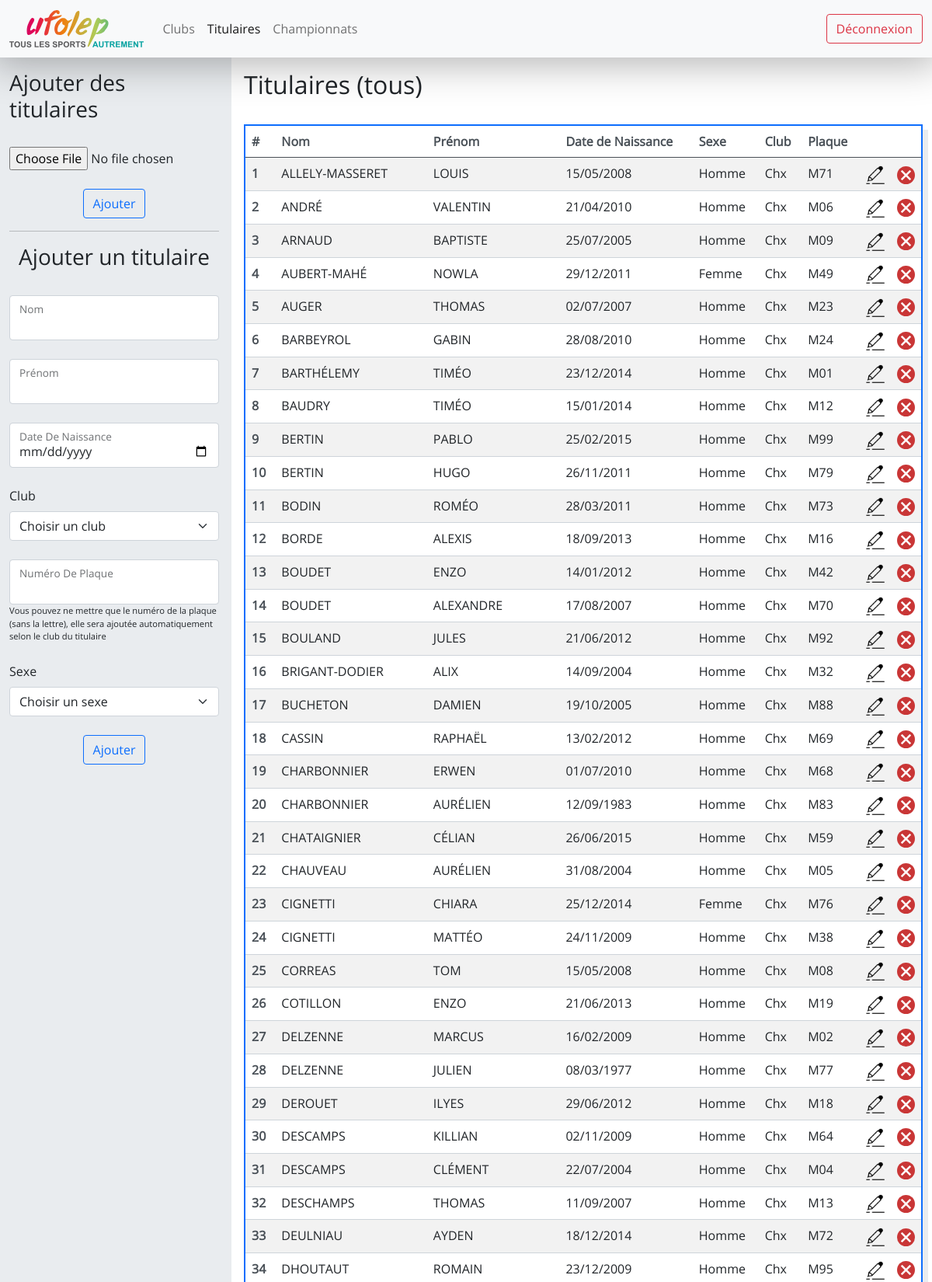
/titulaires/ (signed in, upper part), run on the app's committed database.
### website/models.py (models this page shows)
class Titulaire(db.Model) :
    __tablename__ = "titulaire"
    id = db.Column(db.Integer, primary_key=True)
    nom = db.Column(db.String(100), nullable=False)
    prenom = db.Column(db.String(100), nullable=False)
    date_naissance = db.Column(db.Date, nullable=False)
    numero_plaque = db.Column(db.String(2), nullable=False)
    club_id = db.Column(db.Integer, db.ForeignKey('club.id'), nullable=False)
    sexe_id = db.Column(db.Integer, db.ForeignKey('sexe.id'), nullable=False)
    manches = db.relationship('Participant_manche', cascade="all, delete-orphan",backref='titulaire_manche', lazy=True)
    races = db.relationship('Participant_race',cascade="all, delete-orphan",backref='titulaire_race', lazy=True)

class Sexe(db.Model) :
    __tablename__ = "sexe"
    id = db.Column(db.Integer, primary_key=True)
    denomination = db.Column(db.String(20), unique=True, nullable=False)
    titulaires = db.relationship('Titulaire', backref='sexe', lazy=True)

### website/views.py (the view)
@views.route("/titulaires/")
@login_required
def titulaires() :
    titulaires = get_titulaires_dict(Titulaire.query.all())
    clubs = Club.query.all()
    sexes = Sexe.query.all()
    return render_template("titulaires.html", title="tous", titulaires=titulaires, clubs=clubs, sexes=sexes)

### app.py (called while the page is built)
@app.teardown_appcontext
def shutdown_session(exception=None):
    db.session.remove()

### website/__init__.py (called while the page is built)
def create_app() :
    app = Flask(__name__)
    app.config["SECRET_KEY"] = "ti=his is a test"
    app.config['SQLALCHEMY_DATABASE_URI'] = 'sqlite:///database.db'
    app.config['SQLALCHEMY_TRACK_MODIFICATIONS'] = True
    db.init_app(app)
    login_manager = LoginManager()
    login_manager.login_view = "auth.login"
    login_manager.init_app(app)
    from .models import User
    @login_manager.user_loader
    def load_user(user_id) :
        return User.query.get(int(user_id))
    from .views import views
    from .auth import auth
    app.register_blueprint(views, url_prefix="/")
    app.register_blueprint(auth, url_prefix="/")
    db.create_all(app=app)
    return app

### website/views.py (called while the page is built)
def get_titulaires_dict(titulaires):
    to_return = []
    for titulaire in titulaires :
        club = Club.query.filter_by(id=titulaire.club_id).first()
        sexe = Sexe.query.filter_by(id=titulaire.sexe_id).first()
        to_return.append({
            "id": titulaire.id,
            "nom": titulaire.nom,
            "prenom": titulaire.prenom,
            "date_naissance": titulaire.date_naissance.strftime("%d/%m/%Y"),
            "club": club.ville[0].upper() + club.ville[1:],
            "sexe": sexe.denomination,
            "plaque": str(titulaire.numero_plaque),
        })
    return to_return

### website/templates/titulaires.html (shortened to what this page needs)
{% extends "logged.html" %}
{% block logged_css %}
<link
    href="{{ url_for('static', filename='titulaires.css') }}"
    rel="stylesheet"
>
{% endblock %}
{% block left_col %}
<form class="" method="POST" action="/add_titulaires/" enctype="multipart/form-data">
    <div class="title horizontal-flex mb-4">
        <h3>Ajouter des titulaires</h3>
    </div>
     <div class="form-floating mb-4">
        <input type="file" name="xls" accept=".xls">
     </div>
       <div class="horizontal-flex">
        <button type="submit" class="btn btn-outline-primary">Ajouter</button>
    </div>
    <HR ALIGN=CENTER WIDTH="100%">
</form>
<form class="" method="post">
    <div class="title horizontal-flex mb-4">
        <h3>Ajouter un titulaire</h3>
    </div>
    <div class="form-floating mb-4">
        <input type="text" class="form-control {% if name %}is-invalid{% endif %}" id="name" name="name">
        <label for="name">Nom</label>
    </div>
    <div class="form-floating mb-4">
        <input type="text" class="form-control {% if surname %}is-invalid{% endif %}" id="surname" name="surname">
        <label for="surname" class="form-label">Prénom</label>
    </div>
    <div class="form-floating mb-4">
        <input type="date" class="form-control {% if birthDate %}is-invalid{% endif %}" id="birthDate" name="birthDate">
        <label for="birthDate" class="form-label">Date De Naissance</label>
    </div>
    <div class="mb-4">
        <label for="club" class="form-label">Club</label>
        <select id="club" name="clubId" class="form-select {% if clubId %}is-invalid{% endif %}">
            <option value="none" selected>Choisir un club</option>
        </select>
    </div>
    <div class="form-floating mb-4">
        <input type="text" class="form-control {% if plaqueNb %}is-invalid{% endif %}" id="plaqueNb" name="plaqueNb">
        <label for="plaqueNb" class="form-label">Numéro De Plaque</label>
        <p style="font-size: 0.7em;"> Vous pouvez ne mettre que le numéro de la plaque (sans la lettre), elle sera ajoutée automatiquement selon le club du titulaire</p>
    </div>
    <div class="mb-4">
        <label for="sexe" class="form-label">Sexe</label>
        <select id="sexe" name="sexeId" class="form-select {% if sexeId %}is-invalid{% endif %}">
            <option value="none" selected>Choisir un sexe</option>
        </select>
    </div>
    <div class="horizontal-flex">
        <button type="submit" class="btn btn-outline-primary">Ajouter</button>
    </div>
</form>
{% endblock %}
{% block right_col %}
<div class="title mb-4">
    <h2>Titulaires ({{ title }})</h2>
</div>
<table class="table table-striped table-hover">
    <thead>
        <tr>
            <th scope="col">#</th>
            <th scope="col">Nom</th>
            <th scope="col">Prénom</th>
            <th scope="col">Date de Naissance</th>
            <th scope="col">Sexe</th>
            <th scope="col">Club</th>
            <th scope="col">Plaque</th>
            <th scope="col"></th>
            <th scope="col"></th>
        </tr>
    </thead>
    <tbody>
        {% for titulaire in titulaires %}
        <tr>
            <th scope="row">{{ loop.index }}</th>
            <td contenteditable="false">{{ titulaire.nom }}</td>
            <td contenteditable="false">{{ titulaire.prenom }}</td>
            <td> {{titulaire.date_naissance}} </td>
            <td contenteditable="false">{{ titulaire.sexe }}</td>
            <td contenteditable="false">{{ titulaire.club }}</td>
            <td contenteditable="false">{{ titulaire.plaque }}</td>
            <td class="img"><a class="p{{loop.index}}" onclick="showEditForm(event, {{ titulaire }})"><img src="{{ url_for('static', filename='edit.png') }}" alt="Modifier"></a></td>
            <td class="img"><a onclick="delete_titulaire(event, {{ titulaire.id }}, '{{ titulaire.nom }}', '{{ titulaire.prenom }}')"><img src="{{ url_for('static', filename='delete.svg') }}" alt="Supprimer"></a></td>
        </tr>
        {% endfor %}
    </tbody>
</table>
    <br>
{% endblock %}

### website/static/main.css (style rules this page uses)
* { padding: 0; margin: 0; }
html, body { font-family: open-sans; overflow: hidden; }
select { font-family: open-sans; }
.horizontal-flex { display: flex; justify-content: center; }
.table { box-shadow: 7px 7px 0 0 var(--bs-gray-200); border: 2px solid var(--bs-blue) !important; }
.table th { color: var(--bs-gray-700); border-color: var(--bs-gray-400); }
.table td { border-color: var(--bs-gray-400); }

### website/static/titulaires.css (style rules this page uses)
.title { display: flex; }
td.img { width: 2.5rem; cursor: pointer; }
td.img img { height: auto; max-width: 100%; }

### data on the page
Titulaire: nom "ALLELY-MASSERET", prenom "LOUIS", plaque "M71"
Sexe: sexe "Homme" "Homme" "Homme" "Homme" "Homme" "Homme" "Homme" "Homme" "Homme" "Homme" "Homme" "Homme" "Homme" "Homme" "Homme" "Homme" "Homme" "Homme" "Homme" "Homme" "Homme" "Homme" "Homme" "Homme" "Homme" "Homme" "Homme" "Homme" "Homme" "Homme" "Homme" "Homme"
Titulaire: nom "ANDRÉ", prenom "VALENTIN", plaque "M06"
Titulaire: nom "ARNAUD", prenom "BAPTISTE", plaque "M09"
Titulaire: nom "AUBERT-MAHÉ", prenom "NOWLA", plaque "M49"
Sexe: sexe "Femme" "Femme"
Titulaire: nom "AUGER", prenom "THOMAS", plaque "M23"
Titulaire: nom "BARBEYROL", prenom "GABIN", plaque "M24"
Titulaire: nom "BARTHÉLEMY", prenom "TIMÉO", plaque "M01"
Titulaire: nom "BAUDRY", prenom "TIMÉO", plaque "M12"
Titulaire: nom "BERTIN", prenom "PABLO", plaque "M99"
Titulaire: nom "BERTIN", prenom "HUGO", plaque "M79"
Titulaire: nom "BODIN", prenom "ROMÉO", plaque "M73"
Titulaire: nom "BORDE", prenom "ALEXIS", plaque "M16"
Titulaire: nom "BOUDET", prenom "ENZO", plaque "M42"
Titulaire: nom "BOUDET", prenom "ALEXANDRE", plaque "M70"
Titulaire: nom "BOULAND", prenom "JULES", plaque "M92"
Titulaire: nom "BRIGANT-DODIER", prenom "ALIX", plaque "M32"
Titulaire: nom "BUCHETON", prenom "DAMIEN", plaque "M88"
Titulaire: nom "CASSIN", prenom "RAPHAËL", plaque "M69"
Titulaire: nom "CHARBONNIER", prenom "ERWEN", plaque "M68"
Titulaire: nom "CHARBONNIER", prenom "AURÉLIEN", plaque "M83"
Titulaire: nom "CHATAIGNIER", prenom "CÉLIAN", plaque "M59"
Titulaire: nom "CHAUVEAU", prenom "AURÉLIEN", plaque "M05"
Titulaire: nom "CIGNETTI", prenom "CHIARA", plaque "M76"
Titulaire: nom "CIGNETTI", prenom "MATTÉO", plaque "M38"
Titulaire: nom "CORREAS", prenom "TOM", plaque "M08"
Titulaire: nom "COTILLON", prenom "ENZO", plaque "M19"
Titulaire: nom "DELZENNE", prenom "MARCUS", plaque "M02"
Titulaire: nom "DELZENNE", prenom "JULIEN", plaque "M77"
Titulaire: nom "DEROUET", prenom "ILYES", plaque "M18"
Titulaire: nom "DESCAMPS", prenom "KILLIAN", plaque "M64"
Titulaire: nom "DESCAMPS", prenom "CLÉMENT", plaque "M04"
Titulaire: nom "DESCHAMPS", prenom "THOMAS", plaque "M13"
Titulaire: nom "DEULNIAU", prenom "AYDEN", plaque "M72"
Titulaire: nom "DHOUTAUT", prenom "ROMAIN", plaque "M95"

### other printed values
{{ title }} "tous"
{{ titulaire.date_naissance }} "15/05/2008" "21/04/2010" "25/07/2005" "29/12/2011" "02/07/2007" "28/08/2010" "23/12/2014" "15/01/2014" "25/02/2015" "26/11/2011" "28/03/2011" "18/09/2013" "14/01/2012" "17/08/2007" "21/06/2012" "14/09/2004" "19/10/2005" "13/02/2012" "01/07/2010" "12/09/1983" "26/06/2015" "31/08/2004" "25/12/2014" "24/11/2009" "15/05/2008" "21/06/2013" "16/02/2009" "08/03/1977" "29/06/2012" "02/11/2009" "22/07/2004" "11/09/2007" "18/12/2014" "23/12/2009"
{{ titulaire.club }} "Chx" "Chx" "Chx" "Chx" "Chx" "Chx" "Chx" "Chx" "Chx" "Chx" "Chx" "Chx" "Chx" "Chx" "Chx" "Chx" "Chx" "Chx" "Chx" "Chx" "Chx" "Chx" "Chx" "Chx" "Chx" "Chx" "Chx" "Chx" "Chx" "Chx" "Chx" "Chx" "Chx" "Chx"
